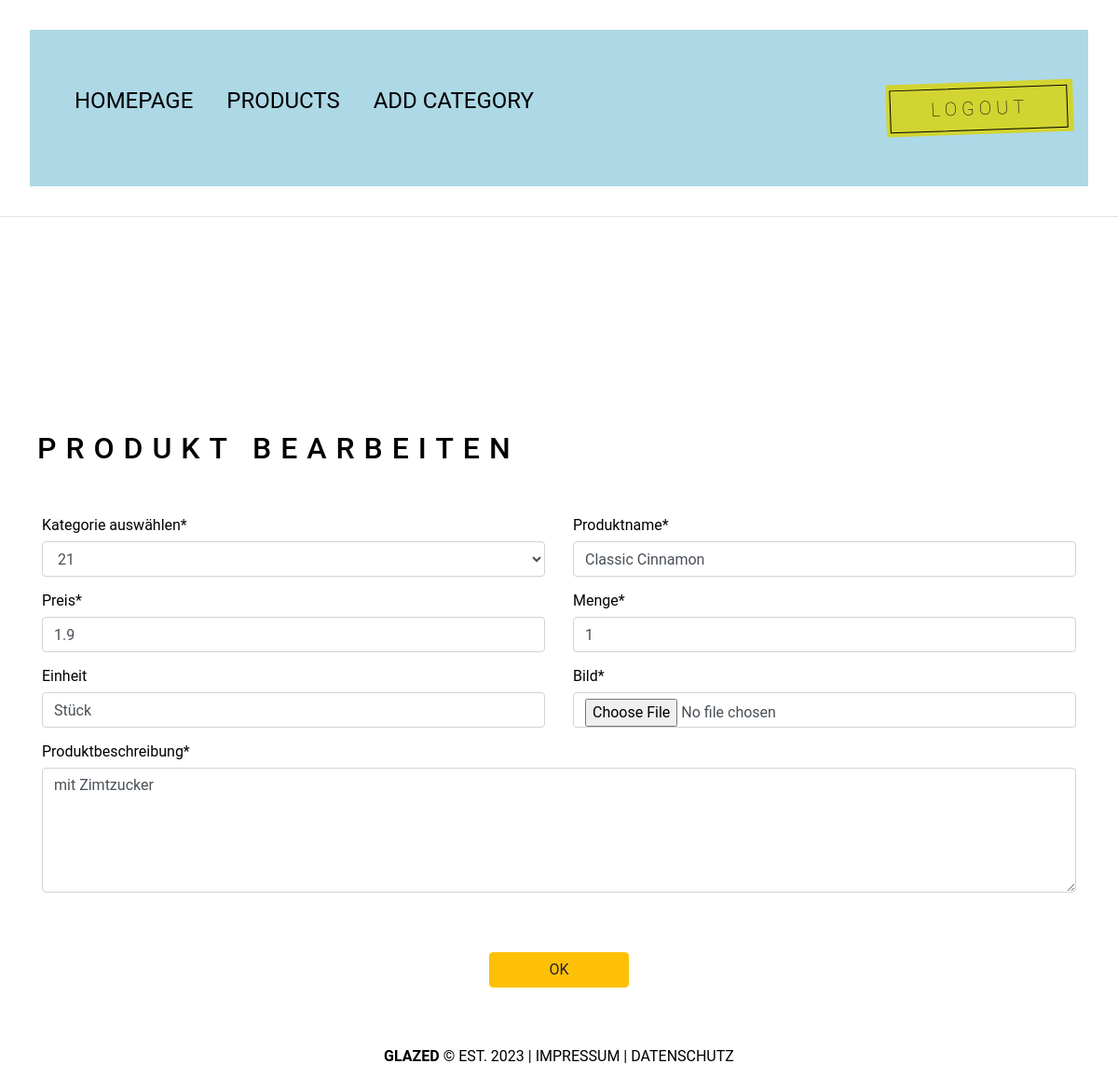
The page /BACKEND/root/admin/pages/edit-product.php?id=13 (signed in) on the database its author committed.
### tables this page shows
CREATE TABLE `products` (
  `id` int(11) NOT NULL,
  `category` varchar(225) NOT NULL,
  `name` varchar(225) NOT NULL,
  `price` float NOT NULL,
  `quantity` int(11) NOT NULL,
  `unit` varchar(225) NOT NULL,
  `image` varchar(225) NOT NULL,
  `description` varchar(1000) NOT NULL,
  `date` date NOT NULL,
  `status` varchar(225) NOT NULL,
  `sorting` varchar(100) NOT NULL
);

### BACKEND/root/admin/pages/edit-product.php (the view, shortened to what this page needs)
<?php
include "functions.php";
include "header.php";
?>
<?php
    $p_id = $_GET['id'];
    $sql = "SELECT * FROM `products` ORDER BY  `id`='$p_id'";
    $result = $db_connect->query($sql);
    if ($result->num_rows > 0) {
        while($row = $result->fetch_assoc()) {
            $category = $row['category'];
            $p_name = $row['name'];
            $price = $row['price'];
            $qty = $row['quantity'];
            $unit = $row['unit'];
            $description = $row['description'];
        }
    }
?>
<h2>Produkt Bearbeiten</h2>
<div class="container">
    <form action="" method="post" enctype="multipart/form-data">
        <div class="row">
            <div class="col-6 mt-3">
                <label for="">Kategorie auswählen*</label>
                <select name="category" id="" class="form-control" required>
                    <option value="<?php echo $category; ?>"><?php echo $category; ?></option>
                </select>
            </div>
            <div class="col-6 mt-3">
                <label for="">Produktname*</label>
                <input type="text" name="p_name" id=""  class="form-control" value="<?php echo $p_name; ?>" required>
            </div>
            <div class="col-6 mt-3">
                <label for="">Preis*</label>
                <input type="number" name="price" step=".01" id=""  class="form-control" value="<?php echo $price; ?>"  required>
            </div>
            <div class="col-6 mt-3">
                <label for="">Menge*</label>
                <input type="number" name="qty" id=""  class="form-control" value="<?php echo $qty; ?>" required>
            </div>
            <div class="col-6 mt-3">
                <label for="">Einheit</label>
                <input type="text" name="unit" id=""  class="form-control" value="<?php echo $unit; ?>">
            </div>
            <div class="col-6 mt-3">
                <label for="">Bild*</label>
                <input type="file" name="img" id=""  class="form-control" >
            </div>
            <div class="col-12 mt-3">
                <label for="">Produktbeschreibung*</label>
                <textarea type="text" name="description" id="" rows="5"  class="form-control" placeholder="Enter Product Description" required><?php echo $description; ?></textarea>
            </div>
            <div class="col-12 text-center mt-3">
                <input type="submit" name="submit" value="OK" class="btn btn-warning mt-5 " style="width:150px;">
            </div>
        </form>
    </div>
<div class="text-center">
<?php
include "footer.php";
?></div>

### BACKEND/css/admin.css (style rules this page uses)
* { margin: 0; padding: 0; box-sizing: border-box; line-height: normal; font-family: 'roboto'; color: var(--color-dark); }
:root { --color-hotpink: #e43da1ef; --color-white: #fff; --color-button: #d2d431; --color-black: #11101038; --color-dark: #000; }
html, body { width: 100vw; height: 100vh; scroll-behavior: smooth; font-family: 'roboto'; }
h2 { font-size: 3rem; font-weight: lighter; padding: 30px 20px; margin: 20px; letter-spacing: 10px; text-transform: uppercase; font-family: 'roboto'; }

### rows shown on the page
products: category "21", p_name "Classic Cinnamon", price "1.9", qty "1", unit "Stück", description "mit Zimtzucker"
